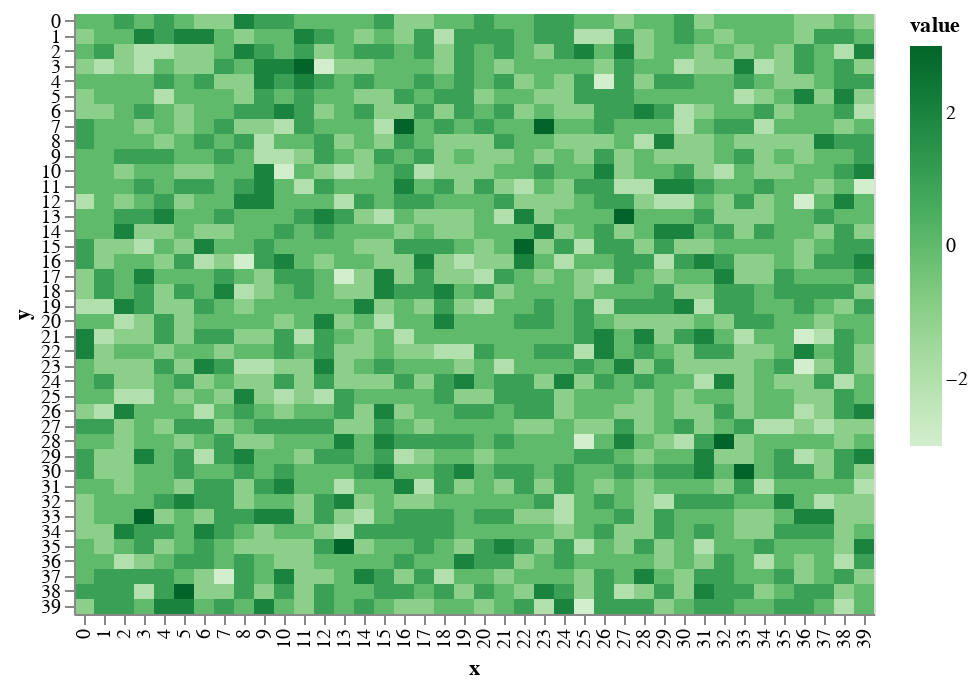

Write notebook code for a chart like this one.
### Markdown cell above
# in the beginning, the world was void and without form.

Starting with a grid with nothing on it. No elevation, no terrain. All of this will be generated procedurally. 

You can see here that the terrain is shifted on a random-normal distribution to make it look _uneven_. Making it randomly doesn't make it look _real_ so I'm going to have to be smarter about the rules that raise and lower terrain in order to make them look like mountains.

### Code cell
world.shift_terrain()
draw.drawTerrainHeight(world.grid_elevation)

### Figure 1 — Vega-Lite specification as saved in the notebook (floating-point values rounded to 4 significant figures; data arrays with more than 128 entries replaced by an {"elided": "..."} marker saying what was removed)
{"$schema": "https://vega.github.io/schema/vega-lite/v2.6.0.json", "config": {"view": {"height": 300, "width": 400}}, "data": {"name": "data-97b3dbf0aa0c4d22b139725614d67646"}, "datasets": {"data-97b3dbf0aa0c4d22b139725614d67646": {"elided": "1600 records"}}, "encoding": {"color": {"field": "value", "scale": {"scheme": "greens"}, "type": "quantitative"}, "x": {"field": "x", "type": "ordinal"}, "y": {"field": "y", "type": "ordinal"}}, "mark": "rect"}
